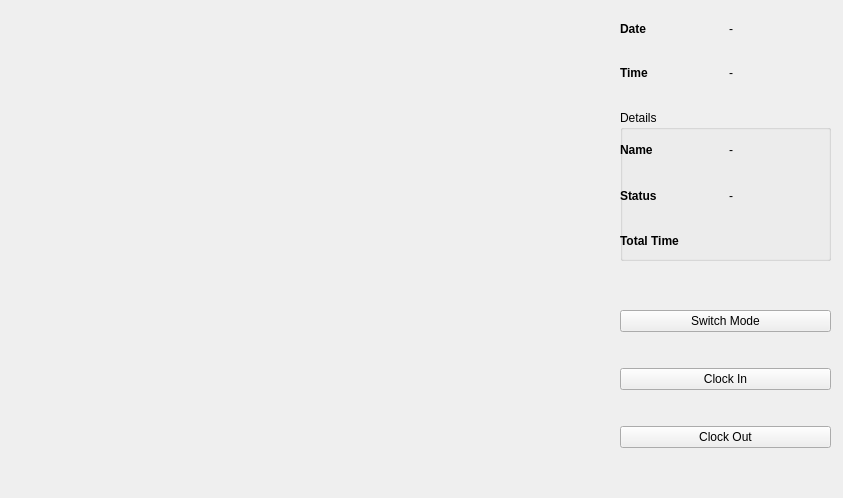
<?xml version="1.0" encoding="UTF-8"?>
<ui version="4.0">
 <class>MainWindow</class>
 <widget class="QMainWindow" name="MainWindow">
  <property name="geometry">
   <rect>
    <x>0</x>
    <y>0</y>
    <width>843</width>
    <height>498</height>
   </rect>
  </property>
  <property name="windowTitle">
   <string>MainWindow</string>
  </property>
  <widget class="QWidget" name="centralwidget">
   <widget class="QLabel" name="Video">
    <property name="geometry">
     <rect>
      <x>20</x>
      <y>10</y>
      <width>581</width>
      <height>481</height>
     </rect>
    </property>
    <property name="text">
     <string/>
    </property>
   </widget>
   <widget class="QWidget" name="verticalLayoutWidget">
    <property name="geometry">
     <rect>
      <x>620</x>
      <y>280</y>
      <width>211</width>
      <height>201</height>
     </rect>
    </property>
    <layout class="QVBoxLayout" name="verticalLayout">
     <item>
      <widget class="QPushButton" name="SwitchMode">
       <property name="text">
        <string>Switch Mode</string>
       </property>
       <property name="checkable">
        <bool>false</bool>
       </property>
      </widget>
     </item>
     <item>
      <widget class="QPushButton" name="ClockInButton">
       <property name="text">
        <string>Clock In</string>
       </property>
       <property name="checkable">
        <bool>true</bool>
       </property>
      </widget>
     </item>
     <item>
      <widget class="QPushButton" name="ClockOutButton">
       <property name="text">
        <string>Clock Out</string>
       </property>
       <property name="checkable">
        <bool>true</bool>
       </property>
      </widget>
     </item>
    </layout>
   </widget>
   <widget class="QWidget" name="verticalLayoutWidget_2">
    <property name="geometry">
     <rect>
      <x>620</x>
      <y>10</y>
      <width>211</width>
      <height>81</height>
     </rect>
    </property>
    <layout class="QVBoxLayout" name="verticalLayout_2">
     <item>
      <layout class="QHBoxLayout" name="horizontalLayout">
       <item>
        <widget class="QLabel" name="label_4">
         <property name="font">
          <font>
           <weight>75</weight>
           <bold>true</bold>
          </font>
         </property>
         <property name="text">
          <string>Date</string>
         </property>
        </widget>
       </item>
       <item>
        <widget class="QLabel" name="Date">
         <property name="text">
          <string>-</string>
         </property>
        </widget>
       </item>
      </layout>
     </item>
     <item>
      <layout class="QHBoxLayout" name="horizontalLayout_2">
       <item>
        <widget class="QLabel" name="label_3">
         <property name="font">
          <font>
           <weight>75</weight>
           <bold>true</bold>
          </font>
         </property>
         <property name="text">
          <string>Time</string>
         </property>
        </widget>
       </item>
       <item>
        <widget class="QLabel" name="Time">
         <property name="text">
          <string>-</string>
         </property>
        </widget>
       </item>
      </layout>
     </item>
    </layout>
   </widget>
   <widget class="QGroupBox" name="groupBox">
    <property name="geometry">
     <rect>
      <x>620</x>
      <y>110</y>
      <width>211</width>
      <height>151</height>
     </rect>
    </property>
    <property name="title">
     <string>Details</string>
    </property>
    <widget class="QWidget" name="verticalLayoutWidget_3">
     <property name="geometry">
      <rect>
       <x>0</x>
       <y>20</y>
       <width>211</width>
       <height>131</height>
      </rect>
     </property>
     <layout class="QVBoxLayout" name="verticalLayout_3">
      <item>
       <layout class="QHBoxLayout" name="horizontalLayout_3">
        <item>
         <widget class="QLabel" name="label_6">
          <property name="font">
           <font>
            <weight>75</weight>
            <bold>true</bold>
           </font>
          </property>
          <property name="text">
           <string>Name</string>
          </property>
         </widget>
        </item>
        <item>
         <widget class="QLabel" name="Name">
          <property name="text">
           <string>-</string>
          </property>
         </widget>
        </item>
       </layout>
      </item>
      <item>
       <layout class="QHBoxLayout" name="horizontalLayout_4">
        <item>
         <widget class="QLabel" name="label_8">
          <property name="font">
           <font>
            <weight>75</weight>
            <bold>true</bold>
           </font>
          </property>
          <property name="text">
           <string>Status</string>
          </property>
         </widget>
        </item>
        <item>
         <widget class="QLabel" name="Status">
          <property name="text">
           <string>-</string>
          </property>
         </widget>
        </item>
       </layout>
      </item>
      <item>
       <layout class="QHBoxLayout" name="horizontalLayout_5">
        <item>
         <widget class="QLabel" name="label_11">
          <property name="font">
           <font>
            <weight>75</weight>
            <bold>true</bold>
           </font>
          </property>
          <property name="text">
           <string>Total Time</string>
          </property>
         </widget>
        </item>
        <item>
         <layout class="QHBoxLayout" name="horizontalLayout_6">
          <item>
           <widget class="QLabel" name="Hours">
            <property name="text">
             <string/>
            </property>
           </widget>
          </item>
          <item>
           <widget class="QLabel" name="Min">
            <property name="text">
             <string/>
            </property>
           </widget>
          </item>
         </layout>
        </item>
       </layout>
      </item>
     </layout>
    </widget>
   </widget>
  </widget>
 </widget>
 <resources/>
 <connections/>
</ui>
